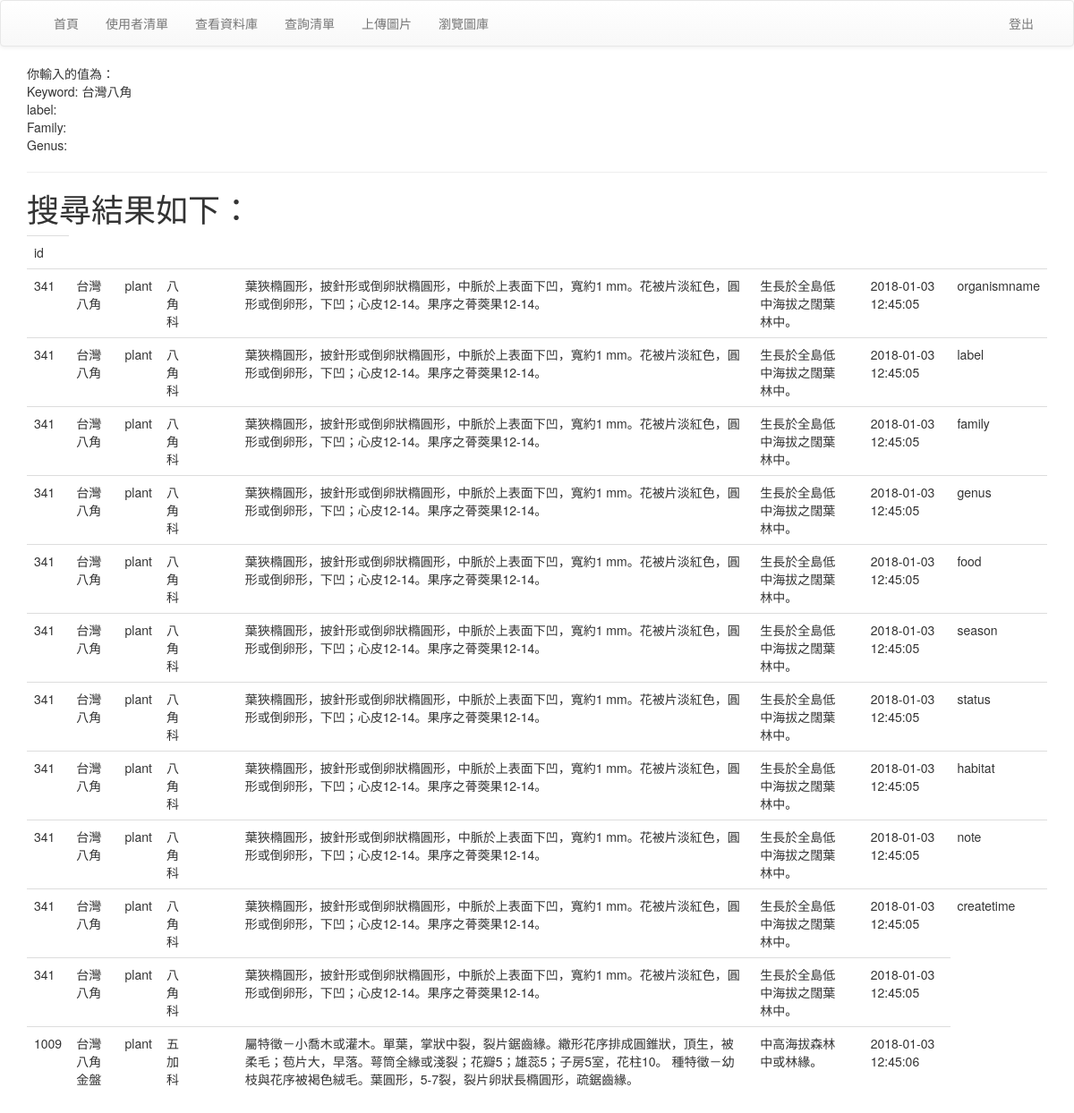
/Views/SearchResult.php?keyword=台灣八角 (signed in), run on the app's committed database.
### tables this page shows
CREATE TABLE `library` (
  `id` int(11) NOT NULL,
  `organismname` varchar(100) NOT NULL,
  `label` varchar(30) DEFAULT NULL,
  `family` varchar(30) DEFAULT NULL,
  `genus` varchar(30) DEFAULT NULL,
  `food` varchar(50) DEFAULT NULL,
  `season` varchar(20) DEFAULT NULL,
  `status` text,
  `habitat` text,
  `note` text,
  `createtime` datetime NOT NULL DEFAULT CURRENT_TIMESTAMP
);

### Modules/Function.php (called while the page is built, shortened)
<?php
    function searchEcology($Keyword = "%", $Label = "%", $Family = "%", $Genus = "%") {
        global $conn;
        if($Keyword != "%") {
            $Keyword = "%" . mysqli_real_escape_string($conn, $Keyword) . "%";
        }
        if($Label != "%") {
            $Label = "%" . mysqli_real_escape_string($conn, $Label) . "%";
        }
        if($Family != "%") {
            $Family = "%" . mysqli_real_escape_string($conn, $Family) . "%";
        }
        if($Genus != "%") {
            $Genus = "%" . mysqli_real_escape_string($conn, $Genus) . "%";
        }
        $sql = "SELECT * FROM `library` WHERE `label` LIKE '$Label' AND `family` LIKE '$Family' AND  (`genus` LIKE '$Genus' OR `genus` IS NULL) AND (`organismname` LIKE '$Keyword' OR `food` LIKE '$Keyword' OR `season` LIKE '$Keyword' OR `status` LIKE '$Keyword' OR `habitat` LIKE '$Keyword')";
        return mysqli_query($conn, $sql);
    }
?>

### Views/SearchResult.php (the view, shortened to what this page needs)
<?php
  include 'header.php';
  require("../Modules/Function.php");
?>
<div class = "container">
  <?php
  $keyword = $_REQUEST['keyword'];
  $label = $_REQUEST['label'];
  $family = $_REQUEST['family'];
  $genus = $_REQUEST['genus'];
  echo "你輸入的值為："."<br/>Keyword: ".$keyword."<br/>label: ".$label."<br/>Family:".$family."<br/>Genus:".$genus;
  echo "<br/><hr/><h1>搜尋結果如下：</h1>";
  echo '<table class="table"><tr>';
    $results=searchEcology($keyword,$label,$family,$genus);
    $count = 0;
    foreach ($results as $key => $section) {
      if($count == 0) {
        foreach ($section as $name => $val) {
          echo "<td>$name</td>";
          echo "</tr><tr>";
          foreach ($section as $name => $val) {
            echo "<td>$val</td>";
          }
          $count ++;
        }
      } else if ($count > 0) {
        echo "</tr><tr>";
        foreach ($section as $name => $val) {
          echo "<td>$val</td>";
        }
      }
      echo "</tr>";
  }
  echo '</table>'
  ?>
</div>
<?php
  include 'footer.php'
?>

### Views/header.php (shortened to what this page needs)
<!DOCTYPE html>
<head>
  <link rel="stylesheet" href="https://maxcdn.bootstrapcdn.com/bootstrap/3.3.7/css/bootstrap.min.css"/>
  <link rel="stylesheet" href="https://maxcdn.bootstrapcdn.com/bootstrap/3.3.7/css/bootstrap-theme.min.css" />
</head>
<nav class="navbar navbar-default">
  <div class="container">
    <div class="collapse navbar-collapse" id="bs-example-navbar-collapse-1">
      <ul class="nav navbar-nav">
        <li><a href="../Views/index.php">首頁</a></li>
        <li><a href="../Views/userinfo.php">使用者清單</a></li>
        <li><a href="../Views/SearchView.php">查看資料庫</a></li>
        <li><a href="../Views/SearchUI.php">查詢清單</a></li>
        <li><a href="../Views/photoupload.php">上傳圖片</a></li>
        <li><a href="../Views/photoview.php">瀏覽圖庫</a></li>
      </ul>
      <ul class="nav navbar-nav navbar-right">
        <li><a href='loginForm.php'>
          <?php
          if (isset($_SESSION['uID']) && $_SESSION['uID'] == true) {
            echo "登出";
          } else {
            echo "登錄";
          }
          ?>
        </a></li>
      </ul>
    </div>
  </div>
</nav>
<body>

### Views/footer.php
  </body>
</html>

### data on the page
library: name "id", id "341", organismname "台灣八角", label "plant", family "八角科", status "葉狹橢圓形，披針形或倒卵狀橢圓形，中脈於上表面下凹，寬約1 mm。花被片淡紅色，圓形或倒卵形，下凹；心皮12-14。果序之蓇葖果12-14。", habitat "生長於全島低中海拔之闊葉林中。", createtime "2018-01-03 12:45:05", name "organismname", name "label", name "family", name "genus", name "food", name "season", name "status", name "habitat", name "note", name "createtime"
library: id "1009", organismname "台灣八角金盤", label "plant", family "五加科", status "屬特徵－小喬木或灌木。單葉，掌狀中裂，裂片鋸齒緣。繖形花序排成圓錐狀，頂生，被柔毛；苞片大，早落。萼筒全緣或淺裂；花瓣5；雄蕊5；子房5室，花柱10。 種特徵－幼枝與花序被褐色絨毛。葉圓形，5-7裂，裂片卵狀長橢圓形，疏鋸齒緣。", habitat "中高海拔森林中或林緣。", createtime "2018-01-03 12:45:06"

### other printed values
$keyword "台灣八角"
